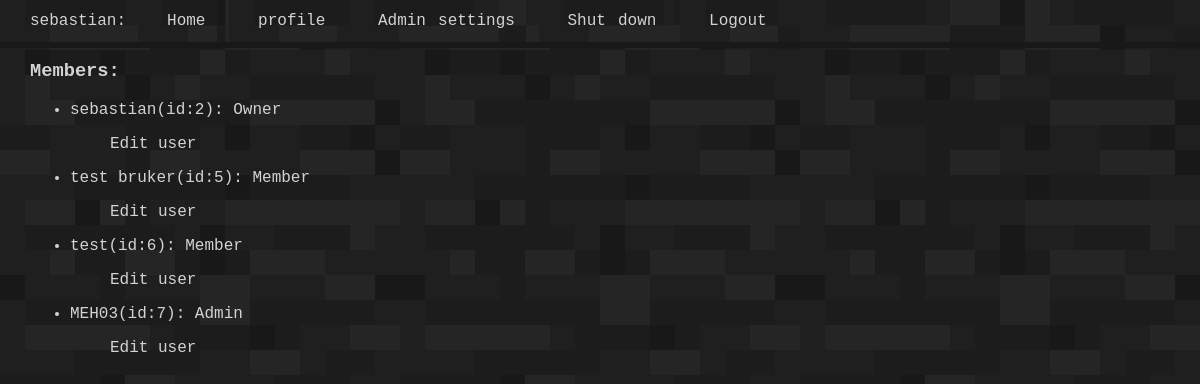
Screenshot of /admin_settings (signed in) with the database file from the repository.
### app/models.py (models this page shows, shortened)
class User(db.Model, UserMixin):
    id = db.Column(db.Integer, primary_key=True)
    username = db.Column(db.String(64), index=True, unique=True)
    email = db.Column(db.String(120), index=True, unique=True)
    password_hash = db.Column(db.String(128))
    role = db.Column(db.String(64))
    posts = db.relationship('Post', backref='author', lazy='dynamic')

### app/routes.py (the view)
@app.route('/admin_settings')
@login_required
def admin_settings():
    users = User.query.all()
    if current_user.role != "Member":
        return render_template('admin_settings.html', title='Admin settings', om_admin='ja', users=users)
    return redirect(url_for('index'))

### app/models.py (called while the page is built)
@login.user_loader
def load_user(id):
    return User.query.get(int(id))

### app/templates/admin_settings.html
{% extends "base.html"%}
{% block content %}
    <h3>Members:</h3>
    <ul>
      {% for u in users %}
        <li><p>{{u.username}}(id:{{u.id}}): {{u.role}}</p></li>
        <ul>
          <li style="list-style-type:none;" ><a href="{{ url_for('user', username=u.username) }}">
            Edit user</a></li>
        </ul>
      {% endfor %}
    </ul>
{% endblock %}

### app/templates/base.html (shortened to what this page needs)
<!DOCTYPE html>
<html>
    <head>
        <link href="{{ url_for('static',filename='css/index.css')}}" rel="stylesheet" type="text/css">
    </head>
    <body>
        <div class="header-content">
            <div class="header">
                {% if current_user.is_anonymous %}
                Tryggcraft:
                {% else %}
                {{ current_user.username }}:
                {% endif %}
                <a href="{{ url_for('index')}} " class="header" >Home</a>
                <a href="{{ url_for('user', username=current_user.username)}}" class="header">profile</a>
                {% if om_admin %}
                <a href="{{ url_for('admin_settings')}}" class="header">Admin settings</a>
                <a href="{{ url_for('slutt')}}" class="header">Shut down</a>
                {% endif%}
                {% if current_user.is_anonymous %}
                <a href="{{ url_for('login') }}" class="header-login header">Login</a>
                {% else %}
                <a href="{{ url_for('logout') }}" class="header-login header">Logout</a>
                {% endif %}
            </div>
        </div>
        <div class="content">
            {% block content %}{% endblock%}
        </div>
    </body>
</html>

### app/static/css/index.css (style rules this page uses)
.header-content { padding-bottom: 0.5%; background-color: rgb(24, 24, 24); position: fixed; width: 100%; top: 0; }
.header { box-sizing: content-box; padding: 1%; padding-left: 2.5%; word-spacing: 2.5px; font-family: 'Courier New', Courier, monospace; color: lightgray !important; font-size: 100%; }
a.header { color: inherit; text-decoration: none; }
body { background-image: url("var(--background-url)"); margin: 0; padding: 0; }
.content { font-family: 'Courier New', Courier, monospace; color: lightgray; margin-left: 2.5%; margin-top: 5%; }

### rows the page displays
User: username "sebastian", id "2", role "Owner"
User: username "test bruker", id "5", role "Member"
User: username "test", id "6", role "Member"
User: username "MEH03", id "7", role "Admin"
